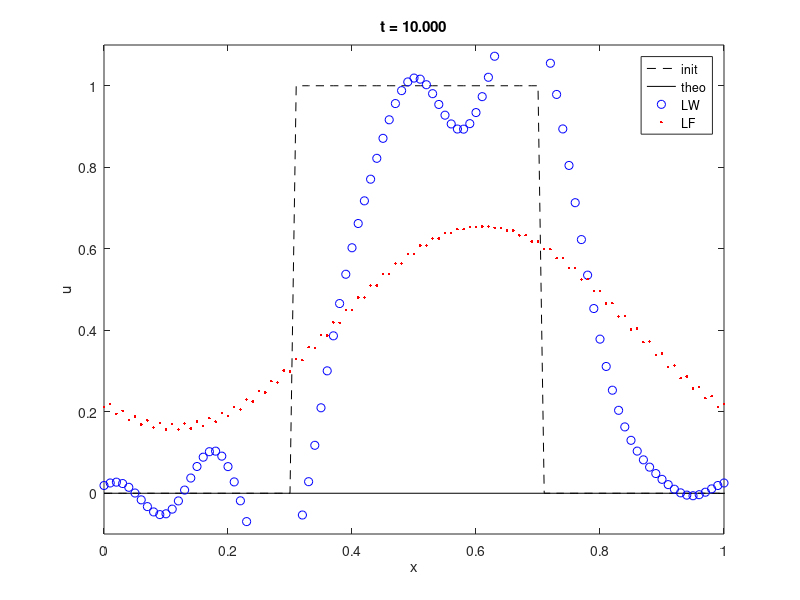

MATLAB code to generate this figure:
clc;
clear;

% Parameters
num_points = 100;
CFL = 0.8; % Courant number
a = 1;
end_time = 10;

% Define the new initial condition
initial_condition = @(x) 0 * (x <= 0.3) + (x > 0.3 & x <= 0.7) + 0 * (x >= 0.7);
x_values = linspace(0, 1, num_points + 1);
h = 1 / num_points;
k = CFL * h / a;

% Initialize variables and plot initial conditions
time = 0;
U = zeros(2, num_points + 1);
U = [initial_condition(x_values); initial_condition(x_values)];
U_temp = U;

figure;
plot(x_values, initial_condition(x_values), 'k--'); % Initial condition plot
hold on
theoretical_plot = plot([0, a * time, a * time, 1], [initial_condition(0), initial_condition(0), initial_condition(1), initial_condition(1)], 'k-');
LW_plot = plot(x_values, U(1, :), 'bo');
LF_plot = plot(x_values, U(2, :), 'r.');
hold off
xlim([0 1]);
ylim([-0.1 1.1]);
legend('init', 'theo', 'LW', 'LF');
title_text = title(sprintf('t = %0.3f', time));
xlabel('x');
ylabel('u');

% Time evolution loop
while (time + k) < end_time
    for j = 2:num_points
        % Lax-Wendroff scheme
        U_temp(1, j) = U(1, j) - 0.5 * k / h * a * (U(1, j + 1) - U(1, j - 1)) + 0.5 * (k / h * a)^2 * (U(1, j + 1) - 2 * U(1, j) + U(1, j - 1));
        % Lax-Friedrichs scheme
        U_temp(2, j) = 0.5 * (U(2, j - 1) + U(2, j + 1)) - 0.5 * k / h * a * (U(2, j + 1) - U(2, j - 1));
    end
    
    % Apply periodic boundary conditions
    U_temp(:, 1) = U_temp(:, num_points);
    U_temp(:, num_points + 1) = U_temp(:, 2);
    
    % Update variables for the next iteration
    U = U_temp;
    time = time + k;
    set(theoretical_plot, 'XData', [0, a * time, a * time, 1]);
    set(LW_plot, 'YData', U(1, :));
    set(LF_plot, 'YData', U(2, :));
    set(title_text, 'String', sprintf('t = %0.3f', time));
    drawnow;
end
